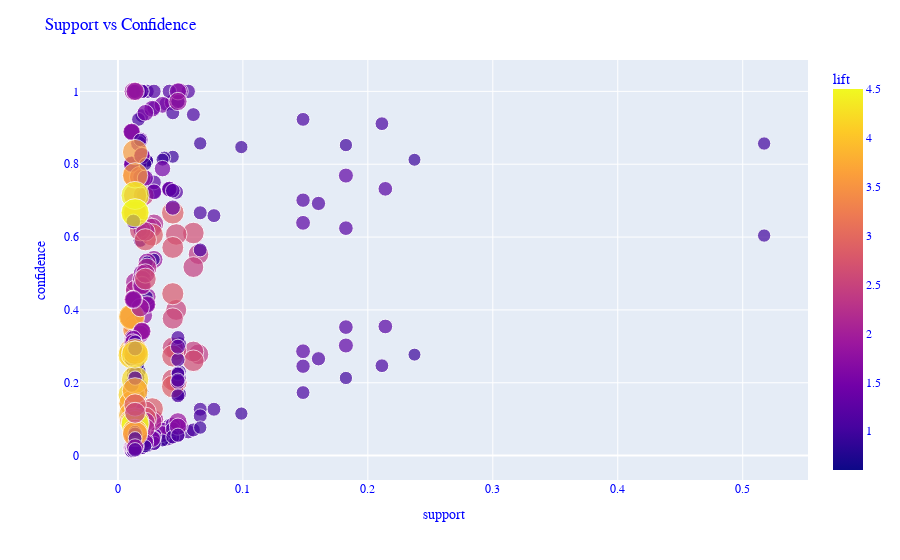

The notebook cell this image was saved under:
### Code cell
# 산점도 그래프 그리기
fig=px.scatter(
    rules,
    x='support', 
    y='confidence', 
    size='lift', 
    color='lift',
    hover_data=['antecedents_str', 'consequents_str']
)

# 그래프 레이아웃 설정
fig.update_layout(
    xaxis_title='support',
    yaxis_title='confidence',
    font_family='Courier New',
    font_color='blue',
    title_font_family='Times New Roman',
    title_font_color='red',
    title=('Support vs Confidence')
    
)

# 그래프 출력
fig.show()

### Figure 1 — Plotly figure (JSON) as saved in the notebook; plotly's stock layout.template omitted (floating-point values rounded to 4 significant figures; data arrays with more than 128 entries replaced by an {"elided": "..."} marker saying what was removed)
{"data": [{"customdata": {"elided": "442x2 str values"}, "hovertemplate": "support=%{x}<br>confidence=%{y}<br>lift=%{marker.color}<br>antecedents_str=%{customdata[0]}<br>consequents_str=%{customdata[1]}<extra></extra>", "legendgroup": "", "marker": {"color": {"elided": "442 float values"}, "coloraxis": "coloraxis", "size": {"elided": "442 float values"}, "sizemode": "area", "sizeref": 0.01125, "symbol": "circle"}, "mode": "markers", "name": "", "orientation": "v", "showlegend": false, "type": "scatter", "x": {"elided": "442 float values"}, "xaxis": "x", "y": {"elided": "442 float values"}, "yaxis": "y"}], "layout": {"coloraxis": {"colorbar": {"title": {"text": "lift"}}, "colorscale": [[0, "#0d0887"], [0.1111, "#46039f"], [0.2222, "#7201a8"], [0.3333, "#9c179e"], [0.4444, "#bd3786"], [0.5556, "#d8576b"], [0.6667, "#ed7953"], [0.7778, "#fb9f3a"], [0.8889, "#fdca26"], [1, "#f0f921"]]}, "font": {"color": "blue", "family": "Courier New"}, "legend": {"itemsizing": "constant", "tracegroupgap": 0}, "margin": {"t": 60}, "title": {"text": "Support vs Confidence"}, "xaxis": {"anchor": "y", "domain": [0, 1], "title": {"text": "support"}}, "yaxis": {"anchor": "x", "domain": [0, 1], "title": {"text": "confidence"}}}}
